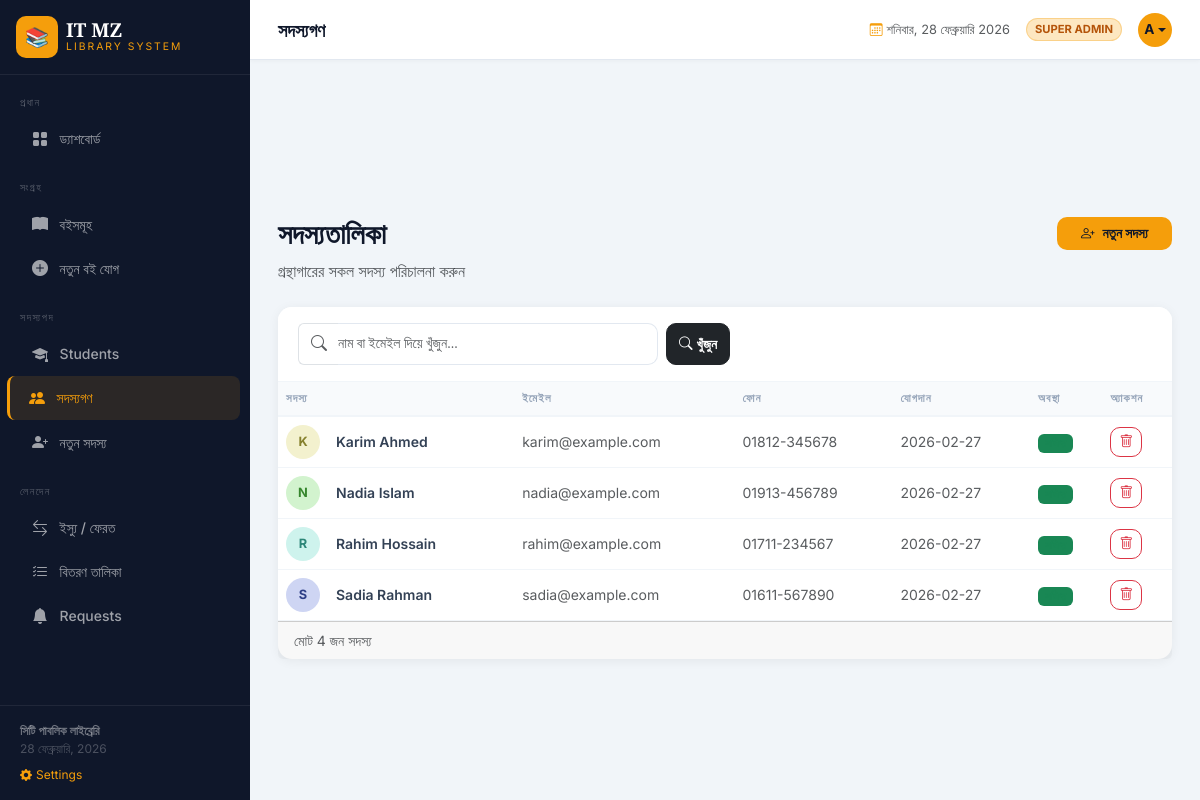
Page /members (signed in) on the earlier database version.
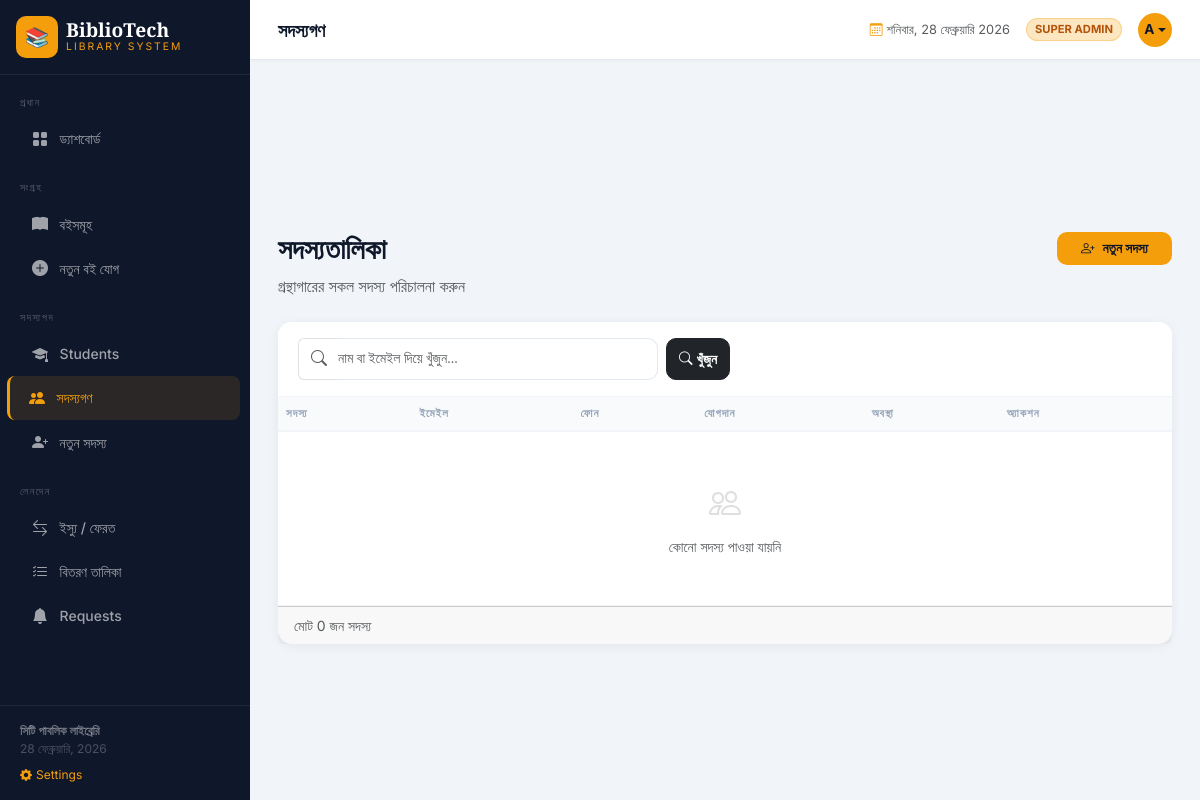
Same page on the later database version.
### tables this page shows
CREATE TABLE settings (
        key TEXT PRIMARY KEY, value TEXT
    );

CREATE TABLE members (
        id INTEGER PRIMARY KEY AUTOINCREMENT,
        name TEXT NOT NULL, email TEXT UNIQUE NOT NULL, phone TEXT,
        join_date TEXT DEFAULT CURRENT_TIMESTAMP, active INTEGER DEFAULT 1
    );

### app.py (the view)
@app.route('/members')
@admin_required
def members():
    search = request.args.get('search', '')
    conn = get_db()
    if search:
        ml = conn.execute('SELECT * FROM members WHERE name LIKE ? OR email LIKE ? ORDER BY name',
                          (f'%{search}%', f'%{search}%')).fetchall()
    else:
        ml = conn.execute('SELECT * FROM members ORDER BY name').fetchall()
    conn.close()
    return render_template('members.html', members=ml, search=search)

### app.py (called while the page is built)
def admin_required(f):
    @wraps(f)
    def decorated(*args, **kwargs):
        if not session.get('logged_in'):
            flash('এই পেজটি দেখতে লগইন করুন।', 'info')
            return redirect(url_for('login', next=request.path))
        if not session.get('is_admin'):
            flash('এই কাজটি করার অনুমতি আপনার নেই।', 'error')
            return redirect(url_for('books'))
        return f(*args, **kwargs)
    return decorated

def get_db():
    conn = sqlite3.connect(DB_PATH)
    conn.row_factory = sqlite3.Row
    return conn

def get_settings():
    conn = get_db()
    rows = conn.execute('SELECT key, value FROM settings').fetchall()
    conn.close()
    return {row['key']: row['value'] for row in rows}

@app.context_processor
def inject_settings():
    return dict(site=get_settings())

### templates/members.html (shortened to what this page needs)
{% extends 'base.html' %}
{% block topbar_title %}সদস্যগণ{% endblock %}
{% block content %}
<div class="d-flex justify-content-between align-items-start mb-4 page-header">
    <div><h1>সদস্যতালিকা</h1><p class="text-muted mb-0">গ্রন্থাগারের সকল সদস্য পরিচালনা করুন</p></div>
    <a href="{{ url_for('add_member') }}" class="btn btn-gold px-4"><i class="bi bi-person-plus me-2"></i>নতুন সদস্য</a>
</div>
<div class="card content-card">
    <div class="card-header">
        <form method="GET" class="d-flex gap-2">
            <div class="input-group" style="max-width:360px">
                <span class="input-group-text bg-white border-end-0"><i class="bi bi-search text-muted"></i></span>
                <input type="text" name="search" class="form-control border-start-0 ps-0" placeholder="নাম বা ইমেইল দিয়ে খুঁজুন..." value="{{ search }}">
            </div>
            <button type="submit" class="btn btn-dark"><i class="bi bi-search me-1"></i>খুঁজুন</button>
        </form>
    </div>
    <div class="card-body p-0">
        <div class="table-responsive">
            <table class="table mb-0">
                <thead><tr><th>সদস্য</th><th>ইমেইল</th><th>ফোন</th><th>যোগদান</th><th>অবস্থা</th><th>অ্যাকশন</th></tr></thead>
                <tbody>
                    {% for m in members %}
                    <tr>
                        <td>
                            <div class="d-flex align-items-center gap-3">
                                <div class="member-av" style="background:hsl({{ loop.index * 57 }},60%,88%);color:hsl({{ loop.index * 57 }},50%,35%)">{{ m.name[0].upper() }}</div>
                                <span class="fw-semibold">{{ m.name }}</span>
                            </div>
                        </td>
                        <td class="text-muted small">{{ m.email }}</td>
                        <td class="text-muted small">{{ m.phone or '—' }}</td>
                        <td class="text-muted small">{{ m.join_date[:10] }}</td>
                        <td>
                            {% if m.active %}
                            <span class="badge bg-success bg-opacity-15 text-success">সক্রিয়</span>
                            {% else %}
                            <span class="badge bg-danger bg-opacity-15 text-danger">নিষ্ক্রিয়</span>
                            {% endif %}
                        </td>
                        <td>
                            <form method="POST" action="{{ url_for('delete_member', member_id=m.id) }}" onsubmit="return confirm('এই সদস্যকে মুছে ফেলবেন?')">
                                <button type="submit" class="btn btn-sm btn-outline-danger"><i class="bi bi-trash"></i></button>
                            </form>
                        </td>
                    </tr>
                    {% else %}
                    <tr><td colspan="6" class="text-center py-5 text-muted"><i class="bi bi-people" style="font-size:2rem;opacity:.2;display:block;margin-bottom:.5rem"></i>কোনো সদস্য পাওয়া যায়নি</td></tr>
                    {% endfor %}
                </tbody>
            </table>
        </div>
    </div>
    <div class="card-footer text-muted small">মোট {{ members|length }} জন সদস্য</div>
</div>
{% endblock %}

### templates/base.html (shortened to what this page needs)
<!DOCTYPE html>
<html lang="bn">
<head>
    <link href="https://cdnjs.cloudflare.com/ajax/libs/bootstrap/5.3.2/css/bootstrap.min.css" rel="stylesheet">
    <link href="https://cdnjs.cloudflare.com/ajax/libs/bootstrap-icons/1.11.3/font/bootstrap-icons.min.css" rel="stylesheet">
</head>
<body>
<nav id="sidebar">
    <div class="sidebar-brand d-flex align-items-center gap-2 p-3 border-bottom" style="border-color:rgba(255,255,255,.07)!important">
        <div class="brand-icon" style="overflow:hidden">
            {% if site.logo_type == 'image' %}
            <img src="{{ site.library_logo }}" style="width:100%;height:100%;object-fit:cover;border-radius:10px" alt="logo">
            {% else %}
            {{ site.library_logo }}
            {% endif %}
        </div>
        <div>
            <div class="brand-name">{{ site.library_name }}</div>
            <div class="brand-sub">{{ site.library_tagline }}</div>
        </div>
    </div>
    <div class="sidebar-nav flex-grow-1 py-2">
        <div class="nav-section">প্রধান</div>
        {% if session.get("is_admin") %}
        <a href="{{ url_for('dashboard') }}" class="nav-link {% if request.endpoint=='dashboard' %}active{% endif %}"><i class="bi bi-grid-fill"></i> ড্যাশবোর্ড</a>
        {% endif %}
        <div class="nav-section mt-2">সংগ্রহ</div>
        <a href="{{ url_for('books') }}" class="nav-link {% if request.endpoint=='books' %}active{% endif %}"><i class="bi bi-book-fill"></i> বইসমূহ</a>
        {% if session.get("is_admin") %}
        <a href="{{ url_for('add_book') }}" class="nav-link {% if request.endpoint=='add_book' %}active{% endif %}"><i class="bi bi-plus-circle-fill"></i> নতুন বই যোগ</a>
        <div class="nav-section mt-2">সদস্যপদ</div>
        <a href="{{ url_for('students') }}" class="nav-link {% if request.endpoint=='students' %}active{% endif %}"><i class="bi bi-mortarboard-fill"></i> Students</a>
        <a href="{{ url_for('members') }}" class="nav-link {% if request.endpoint=='members' %}active{% endif %}"><i class="bi bi-people-fill"></i> সদস্যগণ</a>
        <a href="{{ url_for('add_member') }}" class="nav-link {% if request.endpoint=='add_member' %}active{% endif %}"><i class="bi bi-person-plus-fill"></i> নতুন সদস্য</a>
        <div class="nav-section mt-2">লেনদেন</div>
        <a href="{{ url_for('borrow') }}" class="nav-link {% if request.endpoint=='borrow' %}active{% endif %}"><i class="bi bi-arrow-left-right"></i> ইস্যু / ফেরত</a>
        <a href="{{ url_for('issued_books') }}" class="nav-link {% if request.endpoint=='issued_books' %}active{% endif %}"><i class="bi bi-list-check"></i> বিতরণ তালিকা</a>
        <a href="{{ url_for('requests_list') }}" class="nav-link {% if request.endpoint=='requests_list' %}active{% endif %}"><i class="bi bi-bell-fill"></i> Requests</a>
        {% endif %}
    </div>
    <div class="sidebar-footer">
    <div class="fw-semibold" style="color:rgba(255,255,255,.4)">{{ site.library_footer }}</div>
    <div id="sidebar-date"></div>
    {% if session.get('is_super') %}
    <a href="{{ url_for('settings') }}" class="d-block mt-2" style="color:var(--gold);font-size:.75rem;text-decoration:none">
        <i class="bi bi-gear-fill me-1"></i>Settings
    </a>
    {% endif %}
</div>
</nav>
<div id="main">
    <div class="topbar">
        <div class="topbar-title">{% block topbar_title %}{% endblock %}</div>
        <div class="d-flex align-items-center gap-3">
            <span class="text-muted d-none d-md-inline" style="font-size:.8rem">
                <i class="bi bi-calendar3 me-1" style="color:var(--gold)"></i><span id="live-date"></span>
            </span>
            {% if session.get("is_admin") %}
                {% if session.get("is_super") %}
                <span class="admin-badge" style="background:rgba(245,158,11,.25);color:#b45309">SUPER ADMIN</span>
                {% else %}
                <span class="admin-badge">ADMIN</span>
                {% endif %}
                <div class="dropdown">
                    <button class="topbar-av border-0 dropdown-toggle" style="cursor:pointer"
                            data-bs-toggle="dropdown" aria-expanded="false">
                        {{ session.get("username", "A")[0].upper() }}
                    </button>
                </div>
            {% endif %}
        </div>
    </div>
    <div class="page-body pb-0 pt-3">
    </div>
    <div class="page-body">{% block content %}{% endblock %}</div>
</div>
</body>
</html>

### templates/base.html (style rules this page uses)
:root { --sidebar-bg:#0f172a; --sidebar-w:250px; --gold:#f59e0b; --gold-light:#fcd34d; }
body { font-family:'Inter',sans-serif; background:#f1f5f9; }
#sidebar { width:var(--sidebar-w); min-height:100vh; background:var(--sidebar-bg); position:fixed; top:0; left:0; display:flex; flex-direction:column; z-index:1000; }
.brand-icon { width:42px;height:42px;background:var(--gold);border-radius:10px;display:inline-flex;align-items:center;justify-content:center;font-size:1.2rem;color:#0f172a;font-weight:800; }
.brand-name { font-family:'Playfair Display',serif;font-size:1.2rem;font-weight:700;color:#fff;line-height:1; }
.brand-sub { font-size:.65rem;letter-spacing:2px;text-transform:uppercase;color:var(--gold); }
.nav-section { font-size:.65rem;letter-spacing:1.5px;text-transform:uppercase;color:rgba(255,255,255,.3);padding:.75rem 1.25rem .35rem; }
.sidebar-nav .nav-link { color:rgba(255,255,255,.6);padding:.6rem 1.25rem;border-radius:8px;margin:1px 10px;font-size:.875rem;font-weight:500;display:flex;align-items:center;gap:.6rem;transition:all .15s; }
.sidebar-nav .nav-link i { font-size:1rem;width:20px;text-align:center; }
.sidebar-nav .nav-link.active { color:var(--gold);background:rgba(245,158,11,.12);border-left:3px solid var(--gold);margin-left:7px;padding-left:calc(1.25rem - 3px); }
#main { margin-left:var(--sidebar-w);min-height:100vh;display:flex;flex-direction:column; }
.topbar { background:#fff;height:60px;padding:0 1.75rem;display:flex;align-items:center;justify-content:space-between;border-bottom:1px solid #e2e8f0;position:sticky;top:0;z-index:999;box-shadow:0 1px 4px rgba(0,0,0,.04); }
.topbar-title { font-family:'Playfair Display',serif;font-size:1.15rem;font-weight:700;color:#0f172a; }
.topbar-av { width:34px;height:34px;background:var(--gold);border-radius:50%;display:flex;align-items:center;justify-content:center;font-weight:700;font-size:.85rem;color:#0f172a; }
.page-body { padding:1.75rem;flex:1; }
.content-card { border:none;border-radius:14px;box-shadow:0 2px 12px rgba(0,0,0,.06); }
.content-card .card-header { background:#fff;border-bottom:1px solid #f1f5f9;border-radius:14px 14px 0 0!important;padding:1rem 1.25rem;font-family:'Playfair Display',serif;font-weight:700;font-size:1rem;color:#0f172a; }
.table th { font-size:.7rem;letter-spacing:1px;text-transform:uppercase;color:#94a3b8;font-weight:600;border-bottom:2px solid #f1f5f9;background:#f8fafc; }
.table td { vertical-align:middle;font-size:.875rem;border-bottom:1px solid #f1f5f9;color:#334155; }
.form-control,.form-select { border:1.5px solid #e2e8f0;border-radius:10px;font-size:.875rem;padding:.6rem .875rem; }
.btn { font-weight:600;font-size:.85rem;border-radius:10px; }
.btn-gold { background:var(--gold);color:#0f172a;border:none; }
.page-header h1 { font-family:'Playfair Display',serif;font-size:1.75rem;font-weight:900;color:#0f172a; }
.sidebar-footer { margin-top:auto;padding:1rem 1.25rem;border-top:1px solid rgba(255,255,255,.07);font-size:.75rem;color:rgba(255,255,255,.25); }
.admin-badge { background:rgba(245,158,11,.15);color:var(--gold);border:1px solid rgba(245,158,11,.3);font-size:.7rem;font-weight:700;padding:2px 8px;border-radius:20px; }

Differences in the rows shown:
removed members: name "K", name "Karim Ahmed", email "karim@example.com", phone "01812-345678", join_date "2026-02-27"
removed members: name "N", name "Nadia Islam", email "nadia@example.com", phone "01913-456789", join_date "2026-02-27"
removed members: name "R", name "Rahim Hossain", email "rahim@example.com", phone "01711-234567", join_date "2026-02-27"
removed members: name "S", name "Sadia Rahman", email "sadia@example.com", phone "01611-567890", join_date "2026-02-27"
changed settings: library_name "IT MZ" → "BiblioTech"
Other differences:
{{ members|length }}: "4" → "0"
text now shown: "কোনো সদস্য পাওয়া যায়নি"
